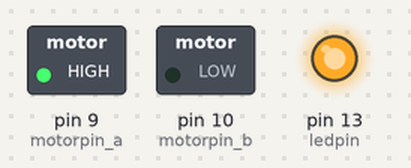
A sketch run on a simulated Arduino Uno, built with avr-gcc and run on an emulated ATmega328P. Parts: switched loads named in the sketch (green lamp = pin HIGH), output pins drawn as LEDs (lit = HIGH).

Above: at 1.0 s.
At 5.0 s:
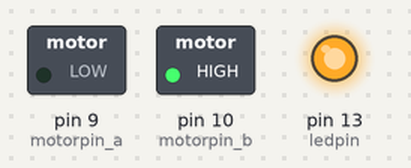
At 7.0 s:
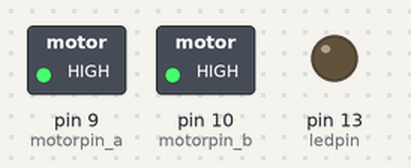
At 11.0 s:
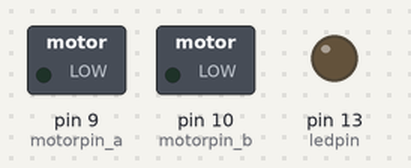
Timing chart, 0 to 15.6 s (numbered marks = the images above):
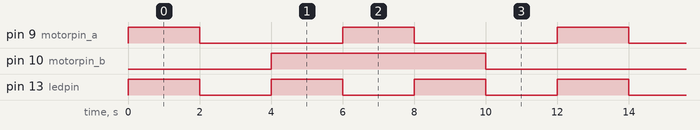

The sketch:

test_motor_driver.ino
```cpp
int motorpin_a = 9;
int motorpin_b = 10;
int ledpin = 13;

void setup()
{
  pinMode(ledpin,OUTPUT); digitalWrite(motorpin_a,LOW);
  pinMode(motorpin_a,OUTPUT); digitalWrite(motorpin_a,LOW);
  pinMode(motorpin_b,OUTPUT); digitalWrite(motorpin_b,LOW);
}

void loop()
{
  char i;
 for (i=0;i<2;i++)
  {
    digitalWrite(motorpin_a,!digitalRead(motorpin_a));
    digitalWrite(ledpin,!digitalRead(ledpin));
    delay(2000);
  }
  digitalWrite(motorpin_b,!digitalRead(motorpin_b));
  digitalWrite(ledpin,!digitalRead(ledpin));
  delay (2000);
}
```

Measured:
- by itself, pin 9 (motorpin_a): alternates HIGH for 2.0 s and LOW for 4.0 s
- by itself, pin 10 (motorpin_b): alternates HIGH for 6.0 s and LOW for 6.0 s
- by itself, pin 13 (ledpin): alternates HIGH for 2.0 s and LOW for 2.0 s
